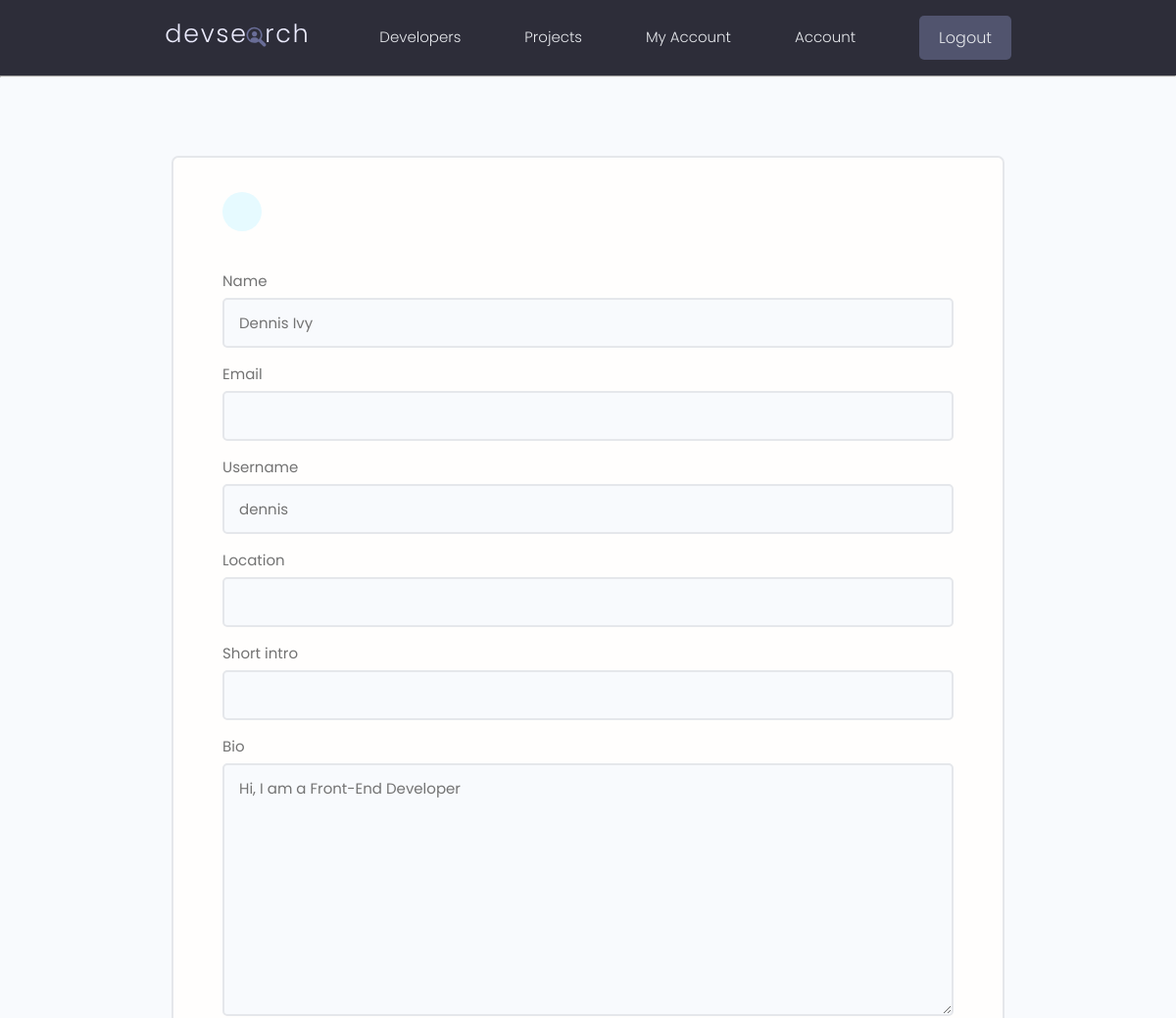
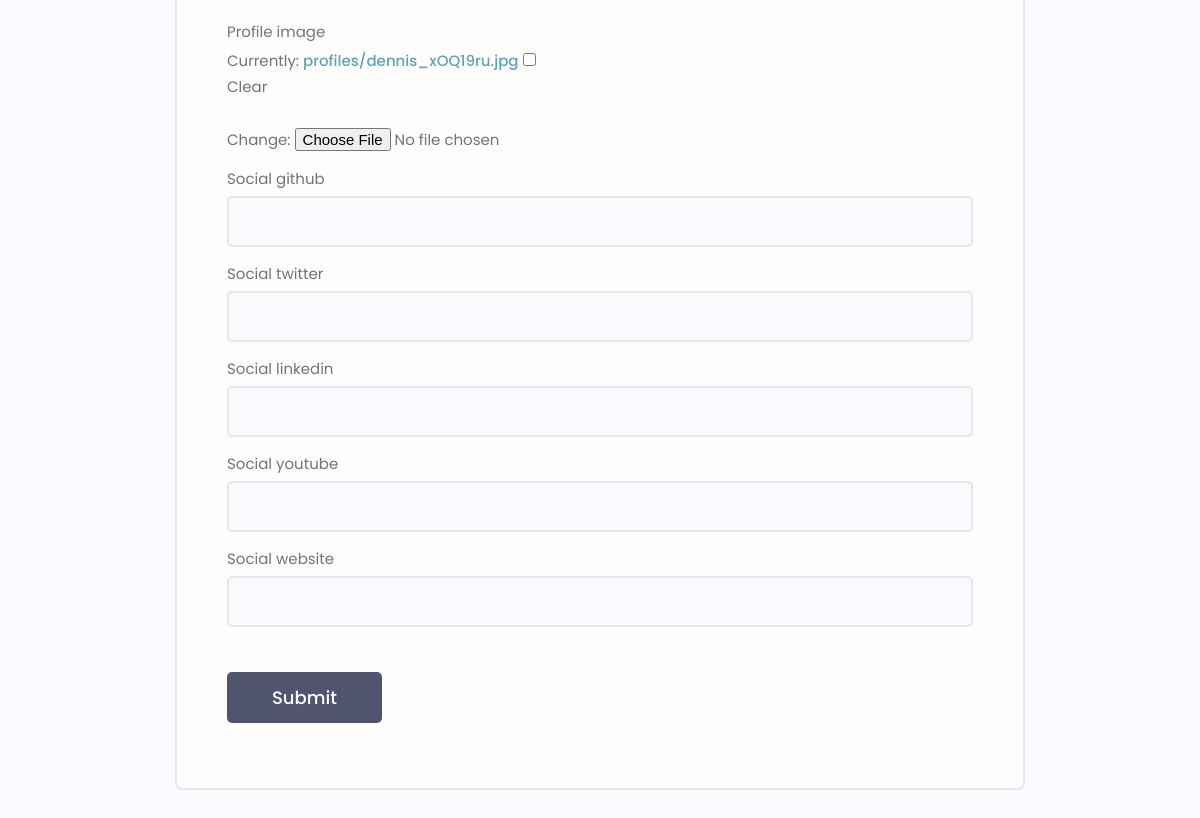
/edit-account/ (signed in), run on an earlier commit of the app's database (2 pictures, top to bottom).
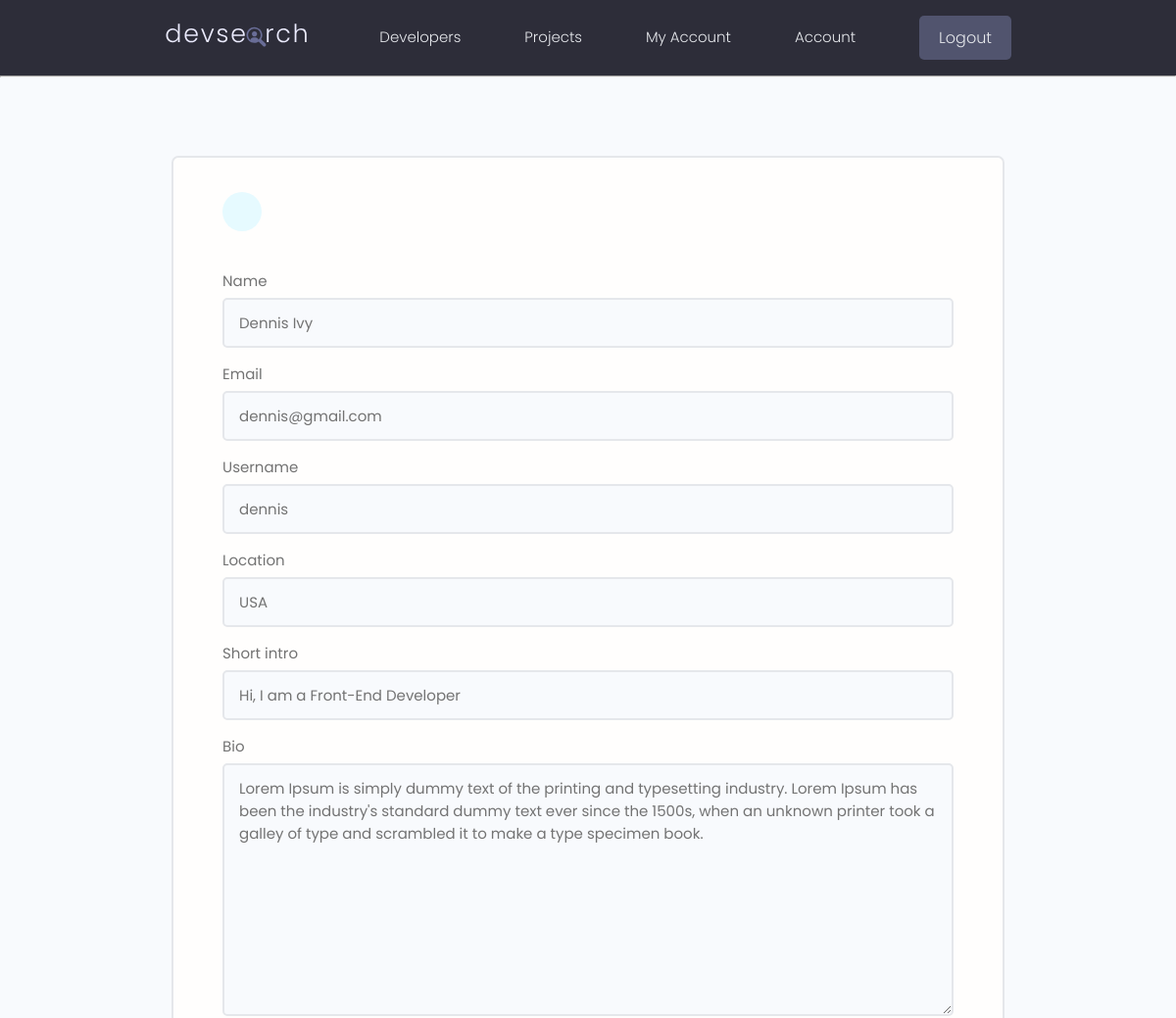
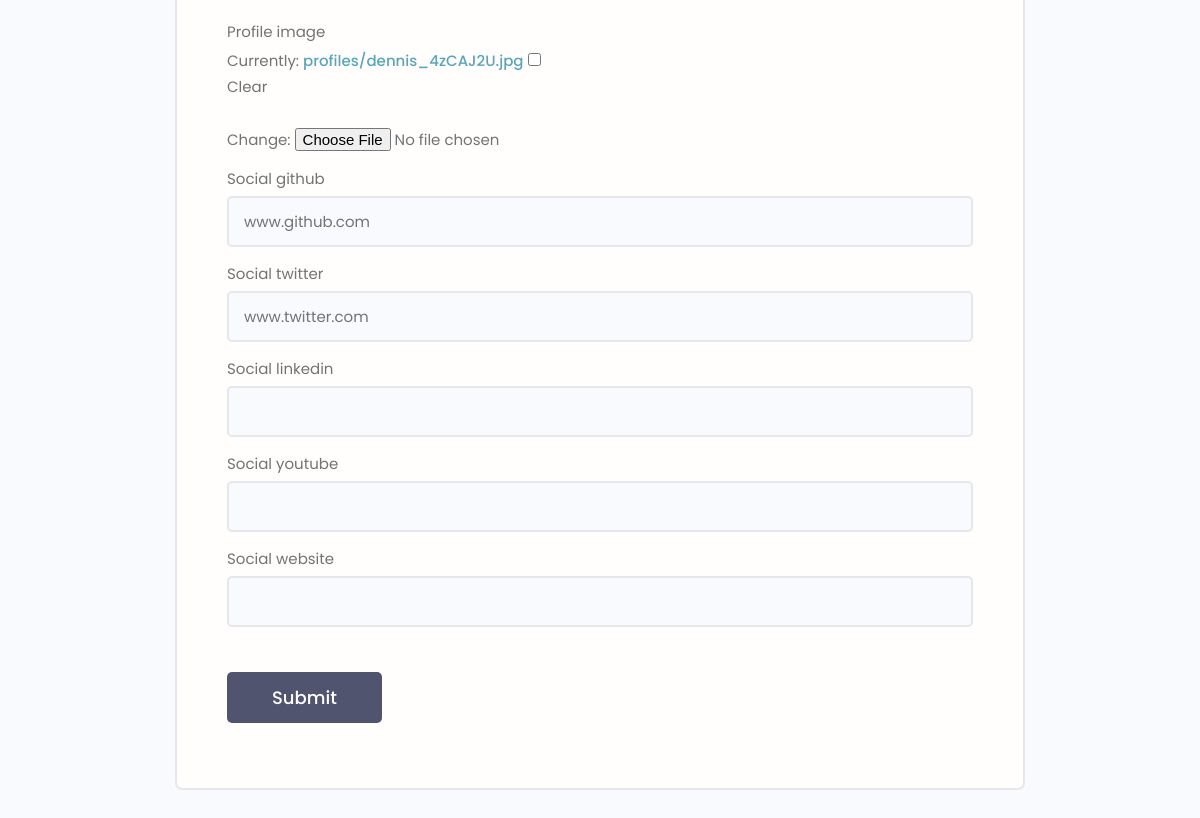
And on a later commit of the database (2 pictures, top to bottom).
### users/models.py (models this page shows, shortened)
class Profile(models.Model):
    user = models.OneToOneField(User, on_delete=models.CASCADE, null=True, blank=True)
    name = models.CharField(max_length=200, null=True, blank=True)
    email = models.EmailField(max_length=500, null=True, blank=True)
    username = models.CharField(max_length=200, null=True, blank=True)
    location = models.CharField(max_length=200, null=True, blank=True)
    short_intro = models.CharField(max_length=200, null=True, blank=True)
    bio = models.TextField(null=True, blank=True)
    profile_image = models.ImageField(null=True, blank=True, upload_to='profiles/', default='profiles/user-default.png')
    social_github = models.CharField(max_length=200, null=True, blank=True)
    social_twitter = models.CharField(max_length=200, null=True, blank=True)
    social_linkedin = models.CharField(max_length=200, null=True, blank=True)
    social_youtube = models.CharField(max_length=200, null=True, blank=True)
    social_website = models.CharField(max_length=200, null=True, blank=True)
    created = models.DateTimeField(auto_now_add=True)
    id = models.UUIDField(default=uuid.uuid4, unique=True, primary_key=True, editable=False)

### users/views.py (the view)
# urls.py: path('edit-account/', views.editAccount, name = "edit-account"),
@login_required(login_url='login')
def editAccount(request):
    profile = request.user.profile
    form = ProfileForm(instance=profile)
    if request.method == 'POST':
        form = ProfileForm(request.POST, request.FILES, instance=profile)
        if form.is_valid():
            form.save()
            return redirect('account')
    context = {'form': form}
    return render(request, 'users/profile_form.html', context)

### users/forms.py
class ProfileForm(ModelForm):
    class Meta:
        model = Profile
        exclude = ['user']
    def __init__(self, *args, **kwargs):
        super(ProfileForm, self).__init__(*args, **kwargs)
        for name, field in self.fields.items():
            field.widget.attrs.update({'class':'input', })

### users/templates/users/profile_form.html (shortened to what this page needs)
{% extends 'main.html' %}
{% block content %}
<main class="formPage my-xl">
    <div class="content-box">
        <div class="formWrapper">
            <a class="backButton" href="{% url 'account' %}"></a>
            <br>
            <form class="form" action="{% url 'edit-account' %}" method="POST" enctype="multipart/form-data">
                {% for field in form %}
                <div class="form__field">
                    <label for="formInput#text">{{field.label}}</label>
                    {{field}}
                </div>
                {% endfor %}
                <input class="btn btn--sub btn--lg  my-md" type="submit" value="Submit" />
            </form>
        </div>
    </div>
</main>
{% endblock %}

What changed in the data, as far as the page shows it:
changed Profile "Dennis Ivy": email (not shown) → "dennis@gmail.com"; location (not shown) → "USA"; short_intro (not shown) → "Hi, I am a Front-End Developer"; bio "Hi, I am a Front-End Developer" → "Lorem Ipsum is simply dummy text of the printing and typesetting industry. Lorem Ipsum has been the industry's standard dummy text ever since the 1500s, when an unknown printer took a galley of type and scrambled it to make a type specimen book."; social_github (not shown) → "www.github.com"; social_twitter (not shown) → "www.twitter.com"
Also different on the page:
text no longer shown: "Currently: profiles/dennis_xOQ19ru.jpg Clear Change:"
text now shown: "Currently: profiles/dennis_4zCAJ2U.jpg Clear Change:"
